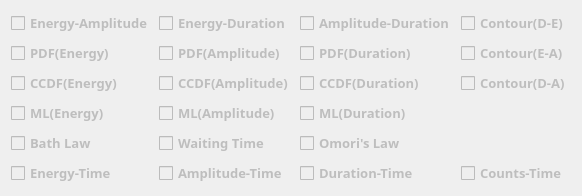
              <widget class="QWidget" name="FearureCurve">
               <property name="accessibleName">
                <string/>
               </property>
               <attribute name="title">
                <string>Feature Curve</string>
               </attribute>
               <layout class="QGridLayout" name="gridLayout_22">
                <item row="0" column="0">
                 <layout class="QGridLayout" name="gridLayout" rowstretch="0,0,0,0,0,0">
                  <property name="sizeConstraint">
                   <enum>QLayout::SetDefaultConstraint</enum>
                  </property>
                  <item row="0" column="3">
                   <widget class="QCheckBox" name="contour_D_E">
                    <property name="enabled">
                     <bool>false</bool>
                    </property>
                    <property name="sizePolicy">
                     <sizepolicy hsizetype="Expanding" vsizetype="Expanding">
                      <horstretch>0</horstretch>
                      <verstretch>0</verstretch>
                     </sizepolicy>
                    </property>
                    <property name="font">
                     <font>
                      <family>Sitka Banner</family>
                      <pointsize>10</pointsize>
                      <weight>75</weight>
                      <italic>false</italic>
                      <bold>true</bold>
                     </font>
                    </property>
                    <property name="text">
                     <string>Contour(D-E)</string>
                    </property>
                   </widget>
                  </item>
                  <item row="2" column="3">
                   <widget class="QCheckBox" name="contour_D_A">
                    <property name="enabled">
                     <bool>false</bool>
                    </property>
                    <property name="sizePolicy">
                     <sizepolicy hsizetype="Expanding" vsizetype="Expanding">
                      <horstretch>0</horstretch>
                      <verstretch>0</verstretch>
                     </sizepolicy>
                    </property>
                    <property name="font">
                     <font>
                      <family>Sitka Banner</family>
                      <pointsize>10</pointsize>
                      <weight>75</weight>
                      <italic>false</italic>
                      <bold>true</bold>
                     </font>
                    </property>
                    <property name="text">
                     <string>Contour(D-A)</string>
                    </property>
                   </widget>
                  </item>
                  <item row="4" column="0">
                   <widget class="QCheckBox" name="bathlaw">
                    <property name="enabled">
                     <bool>false</bool>
                    </property>
                    <property name="sizePolicy">
                     <sizepolicy hsizetype="Expanding" vsizetype="Expanding">
                      <horstretch>0</horstretch>
                      <verstretch>0</verstretch>
                     </sizepolicy>
                    </property>
                    <property name="font">
                     <font>
                      <family>Sitka Banner</family>
                      <pointsize>10</pointsize>
                      <weight>75</weight>
                      <italic>false</italic>
                      <bold>true</bold>
                     </font>
                    </property>
                    <property name="text">
                     <string>Bath Law</string>
                    </property>
                   </widget>
                  </item>
                  <item row="2" column="1">
                   <widget class="QCheckBox" name="CCDF_A">
                    <property name="enabled">
                     <bool>false</bool>
                    </property>
                    <property name="sizePolicy">
                     <sizepolicy hsizetype="Expanding" vsizetype="Expanding">
                      <horstretch>0</horstretch>
                      <verstretch>0</verstretch>
                     </sizepolicy>
                    </property>
                    <property name="font">
                     <font>
                      <family>Sitka Banner</family>
                      <pointsize>10</pointsize>
                      <weight>75</weight>
                      <italic>false</italic>
                      <bold>true</bold>
                     </font>
                    </property>
                    <property name="text">
                     <string>CCDF(Amplitude)</string>
                    </property>
                   </widget>
                  </item>
                  <item row="3" column="2">
                   <widget class="QCheckBox" name="ML_D">
                    <property name="enabled">
                     <bool>false</bool>
                    </property>
                    <property name="sizePolicy">
                     <sizepolicy hsizetype="Expanding" vsizetype="Expanding">
                      <horstretch>0</horstretch>
                      <verstretch>0</verstretch>
                     </sizepolicy>
                    </property>
                    <property name="font">
                     <font>
                      <family>Sitka Banner</family>
                      <pointsize>10</pointsize>
                      <weight>75</weight>
                      <italic>false</italic>
                      <bold>true</bold>
                     </font>
                    </property>
                    <property name="text">
                     <string>ML(Duration)</string>
                    </property>
                   </widget>
                  </item>
                  <item row="2" column="2">
                   <widget class="QCheckBox" name="CCDF_D">
                    <property name="enabled">
                     <bool>false</bool>
                    </property>
                    <property name="sizePolicy">
                     <sizepolicy hsizetype="Expanding" vsizetype="Expanding">
                      <horstretch>0</horstretch>
                      <verstretch>0</verstretch>
                     </sizepolicy>
                    </property>
                    <property name="font">
                     <font>
                      <family>Sitka Banner</family>
                      <pointsize>10</pointsize>
                      <weight>75</weight>
                      <italic>false</italic>
                      <bold>true</bold>
                     </font>
                    </property>
                    <property name="text">
                     <string>CCDF(Duration)</string>
                    </property>
                   </widget>
                  </item>
                  <item row="0" column="1">
                   <widget class="QCheckBox" name="E_D">
                    <property name="enabled">
                     <bool>false</bool>
                    </property>
                    <property name="sizePolicy">
                     <sizepolicy hsizetype="Expanding" vsizetype="Expanding">
                      <horstretch>0</horstretch>
                      <verstretch>0</verstretch>
                     </sizepolicy>
                    </property>
                    <property name="font">
                     <font>
                      <family>Sitka Banner</family>
                      <pointsize>10</pointsize>
                      <weight>75</weight>
                      <italic>false</italic>
                      <bold>true</bold>
                     </font>
                    </property>
                    <property name="text">
                     <string>Energy-Duration</string>
                    </property>
                   </widget>
                  </item>
                  <item row="0" column="0">
                   <widget class="QCheckBox" name="E_A">
                    <property name="enabled">
                     <bool>false</bool>
                    </property>
                    <property name="sizePolicy">
                     <sizepolicy hsizetype="Expanding" vsizetype="Expanding">
                      <horstretch>0</horstretch>
                      <verstretch>0</verstretch>
                     </sizepolicy>
                    </property>
                    <property name="font">
                     <font>
                      <family>Sitka Banner</family>
                      <pointsize>10</pointsize>
                      <weight>75</weight>
                      <italic>false</italic>
                      <bold>true</bold>
                     </font>
                    </property>
                    <property name="text">
                     <string>Energy-Amplitude</string>
                    </property>
                   </widget>
                  </item>
                  <item row="1" column="2">
                   <widget class="QCheckBox" name="PDF_D">
                    <property name="enabled">
                     <bool>false</bool>
                    </property>
                    <property name="sizePolicy">
                     <sizepolicy hsizetype="Expanding" vsizetype="Expanding">
                      <horstretch>0</horstretch>
                      <verstretch>0</verstretch>
                     </sizepolicy>
                    </property>
                    <property name="font">
                     <font>
                      <family>Sitka Banner</family>
                      <pointsize>10</pointsize>
                      <weight>75</weight>
                      <italic>false</italic>
                      <bold>true</bold>
                     </font>
                    </property>
                    <property name="text">
                     <string>PDF(Duration)</string>
                    </property>
                   </widget>
                  </item>
                  <item row="0" column="2">
                   <widget class="QCheckBox" name="A_D">
                    <property name="enabled">
                     <bool>false</bool>
                    </property>
                    <property name="sizePolicy">
                     <sizepolicy hsizetype="Expanding" vsizetype="Expanding">
                      <horstretch>0</horstretch>
                      <verstretch>0</verstretch>
                     </sizepolicy>
                    </property>
                    <property name="font">
                     <font>
                      <family>Sitka Banner</family>
                      <pointsize>10</pointsize>
                      <weight>75</weight>
                      <italic>false</italic>
                      <bold>true</bold>
                     </font>
                    </property>
                    <property name="text">
                     <string>Amplitude-Duration</string>
                    </property>
                   </widget>
                  </item>
                  <item row="4" column="1">
                   <widget class="QCheckBox" name="waitingtime">
                    <property name="enabled">
                     <bool>false</bool>
                    </property>
                    <property name="sizePolicy">
                     <sizepolicy hsizetype="Expanding" vsizetype="Expanding">
                      <horstretch>0</horstretch>
                      <verstretch>0</verstretch>
                     </sizepolicy>
                    </property>
                    <property name="font">
                     <font>
                      <family>Sitka Banner</family>
                      <pointsize>10</pointsize>
                      <weight>75</weight>
                      <italic>false</italic>
                      <bold>true</bold>
                     </font>
                    </property>
                    <property name="text">
                     <string>Waiting Time</string>
                    </property>
                   </widget>
                  </item>
                  <item row="1" column="1">
                   <widget class="QCheckBox" name="PDF_A">
                    <property name="enabled">
                     <bool>false</bool>
                    </property>
                    <property name="sizePolicy">
                     <sizepolicy hsizetype="Expanding" vsizetype="Expanding">
                      <horstretch>0</horstretch>
                      <verstretch>0</verstretch>
                     </sizepolicy>
                    </property>
                    <property name="font">
                     <font>
                      <family>Sitka Banner</family>
                      <pointsize>10</pointsize>
                      <weight>75</weight>
                      <italic>false</italic>
                      <bold>true</bold>
                     </font>
                    </property>
                    <property name="text">
                     <string>PDF(Amplitude)</string>
                    </property>
                   </widget>
                  </item>
                  <item row="4" column="2">
                   <widget class="QCheckBox" name="omorilaw">
                    <property name="enabled">
                     <bool>false</bool>
                    </property>
                    <property name="sizePolicy">
                     <sizepolicy hsizetype="Expanding" vsizetype="Expanding">
                      <horstretch>0</horstretch>
                      <verstretch>0</verstretch>
                     </sizepolicy>
                    </property>
                    <property name="font">
                     <font>
                      <family>Sitka Banner</family>
                      <pointsize>10</pointsize>
                      <weight>75</weight>
                      <italic>false</italic>
                      <bold>true</bold>
                     </font>
                    </property>
                    <property name="text">
                     <string>Omori's Law</string>
                    </property>
                   </widget>
                  </item>
                  <item row="1" column="0">
                   <widget class="QCheckBox" name="PDF_E">
                    <property name="enabled">
                     <bool>false</bool>
                    </property>
                    <property name="sizePolicy">
                     <sizepolicy hsizetype="Expanding" vsizetype="Expanding">
                      <horstretch>0</horstretch>
                      <verstretch>0</verstretch>
                     </sizepolicy>
                    </property>
                    <property name="font">
                     <font>
                      <family>Sitka Banner</family>
                      <pointsize>10</pointsize>
                      <weight>75</weight>
                      <italic>false</italic>
                      <bold>true</bold>
                     </font>
                    </property>
                    <property name="text">
                     <string>PDF(Energy)</string>
                    </property>
                   </widget>
                  </item>
                  <item row="2" column="0">
                   <widget class="QCheckBox" name="CCDF_E">
                    <property name="enabled">
                     <bool>false</bool>
                    </property>
                    <property name="sizePolicy">
                     <sizepolicy hsizetype="Expanding" vsizetype="Expanding">
                      <horstretch>0</horstretch>
                      <verstretch>0</verstretch>
                     </sizepolicy>
                    </property>
                    <property name="font">
                     <font>
                      <family>Sitka Banner</family>
                      <pointsize>10</pointsize>
                      <weight>75</weight>
                      <italic>false</italic>
                      <bold>true</bold>
                     </font>
                    </property>
                    <property name="text">
                     <string>CCDF(Energy)</string>
                    </property>
                   </widget>
                  </item>
                  <item row="3" column="0">
                   <widget class="QCheckBox" name="ML_E">
                    <property name="enabled">
                     <bool>false</bool>
                    </property>
                    <property name="sizePolicy">
                     <sizepolicy hsizetype="Expanding" vsizetype="Expanding">
                      <horstretch>0</horstretch>
                      <verstretch>0</verstretch>
                     </sizepolicy>
                    </property>
                    <property name="font">
                     <font>
                      <family>Sitka Banner</family>
                      <pointsize>10</pointsize>
                      <weight>75</weight>
                      <italic>false</italic>
                      <bold>true</bold>
                     </font>
                    </property>
                    <property name="text">
                     <string>ML(Energy)</string>
                    </property>
                   </widget>
                  </item>
                  <item row="1" column="3">
                   <widget class="QCheckBox" name="contour_E_A">
                    <property name="enabled">
                     <bool>false</bool>
                    </property>
                    <property name="sizePolicy">
                     <sizepolicy hsizetype="Expanding" vsizetype="Expanding">
                      <horstretch>0</horstretch>
                      <verstretch>0</verstretch>
                     </sizepolicy>
                    </property>
                    <property name="font">
                     <font>
                      <family>Sitka Banner</family>
                      <pointsize>10</pointsize>
                      <weight>75</weight>
                      <italic>false</italic>
                      <bold>true</bold>
                     </font>
                    </property>
                    <property name="text">
                     <string>Contour(E-A)</string>
                    </property>
                   </widget>
                  </item>
                  <item row="3" column="1">
                   <widget class="QCheckBox" name="ML_A">
                    <property name="enabled">
                     <bool>false</bool>
                    </property>
                    <property name="sizePolicy">
                     <sizepolicy hsizetype="Expanding" vsizetype="Expanding">
                      <horstretch>0</horstretch>
                      <verstretch>0</verstretch>
                     </sizepolicy>
                    </property>
                    <property name="font">
                     <font>
                      <family>Sitka Banner</family>
                      <pointsize>10</pointsize>
                      <weight>75</weight>
                      <italic>false</italic>
                      <bold>true</bold>
                     </font>
                    </property>
                    <property name="text">
                     <string>ML(Amplitude)</string>
                    </property>
                   </widget>
                  </item>
                  <item row="5" column="0">
                   <widget class="QCheckBox" name="E_T">
                    <property name="enabled">
                     <bool>false</bool>
                    </property>
                    <property name="sizePolicy">
                     <sizepolicy hsizetype="Expanding" vsizetype="Expanding">
                      <horstretch>0</horstretch>
                      <verstretch>0</verstretch>
                     </sizepolicy>
                    </property>
                    <property name="font">
                     <font>
                      <family>Sitka Banner</family>
                      <pointsize>10</pointsize>
                      <weight>75</weight>
                      <italic>false</italic>
                      <bold>true</bold>
                     </font>
                    </property>
                    <property name="text">
                     <string>Energy-Time</string>
                    </property>
                   </widget>
                  </item>
                  <item row="5" column="1">
                   <widget class="QCheckBox" name="A_T">
                    <property name="enabled">
                     <bool>false</bool>
                    </property>
                    <property name="sizePolicy">
                     <sizepolicy hsizetype="Expanding" vsizetype="Expanding">
                      <horstretch>0</horstretch>
                      <verstretch>0</verstretch>
                     </sizepolicy>
                    </property>
                    <property name="font">
                     <font>
                      <family>Sitka Banner</family>
                      <pointsize>10</pointsize>
                      <weight>75</weight>
                      <italic>false</italic>
                      <bold>true</bold>
                     </font>
                    </property>
                    <property name="text">
                     <string>Amplitude-Time</string>
                    </property>
                   </widget>
                  </item>
                  <item row="5" column="2">
                   <widget class="QCheckBox" name="D_T">
                    <property name="enabled">
                     <bool>false</bool>
                    </property>
                    <property name="sizePolicy">
                     <sizepolicy hsizetype="Expanding" vsizetype="Expanding">
                      <horstretch>0</horstretch>
                      <verstretch>0</verstretch>
                     </sizepolicy>
                    </property>
                    <property name="font">
                     <font>
                      <family>Sitka Banner</family>
                      <pointsize>10</pointsize>
                      <weight>75</weight>
                      <italic>false</italic>
                      <bold>true</bold>
                     </font>
                    </property>
                    <property name="text">
                     <string>Duration-Time</string>
                    </property>
                   </widget>
                  </item>
                  <item row="5" column="3">
                   <widget class="QCheckBox" name="C_T">
                    <property name="enabled">
                     <bool>false</bool>
                    </property>
                    <property name="sizePolicy">
                     <sizepolicy hsizetype="Expanding" vsizetype="Expanding">
                      <horstretch>0</horstretch>
                      <verstretch>0</verstretch>
                     </sizepolicy>
                    </property>
                    <property name="font">
                     <font>
                      <family>Sitka Banner</family>
                      <pointsize>10</pointsize>
                      <weight>75</weight>
                      <italic>false</italic>
                      <bold>true</bold>
                     </font>
                    </property>
                    <property name="text">
                     <string>Counts-Time</string>
                    </property>
                   </widget>
                  </item>
                 </layout>
                </item>
               </layout>
              </widget>
